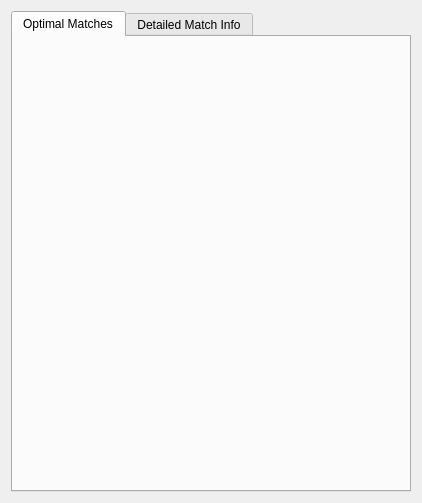
<?xml version="1.0" encoding="UTF-8"?>
<ui version="4.0">
 <class>ViewMatches</class>
 <widget class="QWidget" name="ViewMatches">
  <property name="geometry">
   <rect>
    <x>0</x>
    <y>0</y>
    <width>422</width>
    <height>503</height>
   </rect>
  </property>
  <property name="windowTitle">
   <string>Form</string>
  </property>
  <layout class="QGridLayout" name="gridLayout">
   <item row="0" column="0">
    <widget class="QTabWidget" name="tabWidget">
     <property name="currentIndex">
      <number>0</number>
     </property>
     <widget class="QWidget" name="tab">
      <attribute name="title">
       <string>Optimal Matches</string>
      </attribute>
     </widget>
     <widget class="QWidget" name="tab_2">
      <attribute name="title">
       <string>Detailed Match Info</string>
      </attribute>
      <widget class="QTableWidget" name="tableClientsDetailed">
       <property name="geometry">
        <rect>
         <x>0</x>
         <y>340</y>
         <width>181</width>
         <height>121</height>
        </rect>
       </property>
      </widget>
      <widget class="QTableView" name="tableAnimalsDetailed">
       <property name="geometry">
        <rect>
         <x>220</x>
         <y>340</y>
         <width>181</width>
         <height>121</height>
        </rect>
       </property>
      </widget>
      <widget class="QLabel" name="label">
       <property name="geometry">
        <rect>
         <x>190</x>
         <y>400</y>
         <width>21</width>
         <height>16</height>
        </rect>
       </property>
       <property name="text">
        <string>-&gt;</string>
       </property>
      </widget>
     </widget>
    </widget>
   </item>
  </layout>
 </widget>
 <resources/>
 <connections/>
</ui>
